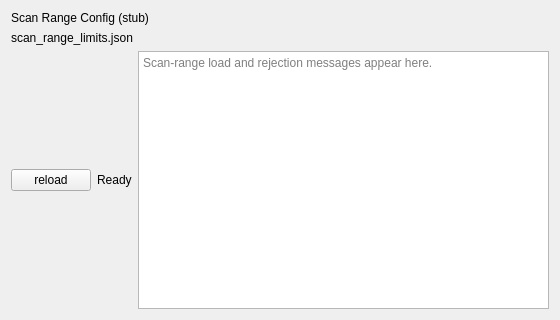
<?xml version="1.0" encoding="UTF-8"?>
<ui version="4.0">
 <class>ScanRange</class>
 <widget class="QWidget" name="ScanRange">
  <property name="geometry">
   <rect>
    <x>0</x>
    <y>0</y>
    <width>560</width>
    <height>320</height>
   </rect>
  </property>
  <property name="windowTitle">
   <string>Scan Range</string>
  </property>
  <layout class="QVBoxLayout" name="verticalLayout">
   <item>
    <widget class="QLabel" name="title_label">
     <property name="text">
      <string>Scan Range Config (stub)</string>
     </property>
    </widget>
   </item>
   <item>
    <widget class="QLabel" name="limits_path_label">
     <property name="text">
      <string>scan_range_limits.json</string>
     </property>
     <property name="wordWrap">
      <bool>true</bool>
     </property>
    </widget>
   </item>
   <item>
    <layout class="QHBoxLayout" name="horizontalLayout">
     <item>
      <widget class="QPushButton" name="reload_button">
       <property name="text">
        <string>reload</string>
       </property>
      </widget>
     </item>
     <item>
      <widget class="QLabel" name="status_label">
       <property name="text">
        <string>Ready</string>
       </property>
       <property name="wordWrap">
        <bool>true</bool>
       </property>
      </widget>
    </item>
    <item>
     <widget class="QPlainTextEdit" name="log_plainTextEdit">
      <property name="placeholderText">
       <string>Scan-range load and rejection messages appear here.</string>
      </property>
     </widget>
    </item>
   </layout>
   </item>
  </layout>
 </widget>
 <resources/>
 <connections/>
</ui>
